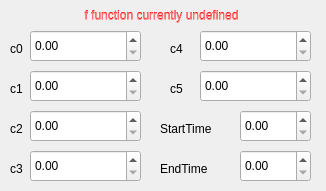
   <widget class="QWidget" name="pageTypeFunctionF">
    <widget class="QDoubleSpinBox" name="FuncFCoeff0">
     <property name="geometry">
      <rect>
       <x>30</x>
       <y>30</y>
       <width>111</width>
       <height>32</height>
      </rect>
     </property>
    </widget>
    <widget class="QDoubleSpinBox" name="FuncFendTime">
     <property name="geometry">
      <rect>
       <x>240</x>
       <y>150</y>
       <width>71</width>
       <height>32</height>
      </rect>
     </property>
    </widget>
    <widget class="QDoubleSpinBox" name="FuncFCoeff3">
     <property name="geometry">
      <rect>
       <x>30</x>
       <y>150</y>
       <width>111</width>
       <height>32</height>
      </rect>
     </property>
    </widget>
    <widget class="QDoubleSpinBox" name="FuncFstartTime">
     <property name="geometry">
      <rect>
       <x>240</x>
       <y>110</y>
       <width>71</width>
       <height>32</height>
      </rect>
     </property>
    </widget>
    <widget class="QDoubleSpinBox" name="FuncFCoeff5">
     <property name="geometry">
      <rect>
       <x>200</x>
       <y>70</y>
       <width>111</width>
       <height>32</height>
      </rect>
     </property>
    </widget>
    <widget class="QDoubleSpinBox" name="FuncFCoeff4">
     <property name="geometry">
      <rect>
       <x>200</x>
       <y>30</y>
       <width>111</width>
       <height>32</height>
      </rect>
     </property>
    </widget>
    <widget class="QDoubleSpinBox" name="FuncFCoeff1">
     <property name="geometry">
      <rect>
       <x>30</x>
       <y>70</y>
       <width>111</width>
       <height>32</height>
      </rect>
     </property>
    </widget>
    <widget class="QDoubleSpinBox" name="FuncFCoeff2">
     <property name="geometry">
      <rect>
       <x>30</x>
       <y>110</y>
       <width>111</width>
       <height>32</height>
      </rect>
     </property>
    </widget>
    <widget class="QLabel" name="funcFequation">
     <property name="geometry">
      <rect>
       <x>6</x>
       <y>6</y>
       <width>311</width>
       <height>18</height>
      </rect>
     </property>
     <property name="text">
      <string>&lt;html&gt;&lt;head/&gt;&lt;body&gt;&lt;p align=&quot;center&quot;&gt;&lt;span style=&quot; color:#ff0000;&quot;&gt;f function currently undefined&lt;/span&gt;&lt;/p&gt;&lt;/body&gt;&lt;/html&gt;</string>
     </property>
    </widget>
    <widget class="QLabel" name="label_7">
     <property name="geometry">
      <rect>
       <x>10</x>
       <y>40</y>
       <width>21</width>
       <height>18</height>
      </rect>
     </property>
     <property name="text">
      <string>c0</string>
     </property>
    </widget>
    <widget class="QLabel" name="label_8">
     <property name="geometry">
      <rect>
       <x>10</x>
       <y>80</y>
       <width>21</width>
       <height>18</height>
      </rect>
     </property>
     <property name="text">
      <string>c1</string>
     </property>
    </widget>
    <widget class="QLabel" name="label_9">
     <property name="geometry">
      <rect>
       <x>10</x>
       <y>120</y>
       <width>21</width>
       <height>18</height>
      </rect>
     </property>
     <property name="text">
      <string>c2</string>
     </property>
    </widget>
    <widget class="QLabel" name="label_10">
     <property name="geometry">
      <rect>
       <x>10</x>
       <y>160</y>
       <width>21</width>
       <height>18</height>
      </rect>
     </property>
     <property name="text">
      <string>c3</string>
     </property>
    </widget>
    <widget class="QLabel" name="label_31">
     <property name="geometry">
      <rect>
       <x>170</x>
       <y>40</y>
       <width>21</width>
       <height>18</height>
      </rect>
     </property>
     <property name="text">
      <string>c4</string>
     </property>
    </widget>
    <widget class="QLabel" name="label_32">
     <property name="geometry">
      <rect>
       <x>170</x>
       <y>80</y>
       <width>21</width>
       <height>18</height>
      </rect>
     </property>
     <property name="text">
      <string>c5</string>
     </property>
    </widget>
    <widget class="QLabel" name="label_33">
     <property name="geometry">
      <rect>
       <x>160</x>
       <y>120</y>
       <width>58</width>
       <height>18</height>
      </rect>
     </property>
     <property name="text">
      <string>StartTime</string>
     </property>
    </widget>
    <widget class="QLabel" name="label_34">
     <property name="geometry">
      <rect>
       <x>160</x>
       <y>160</y>
       <width>58</width>
       <height>18</height>
      </rect>
     </property>
     <property name="text">
      <string>EndTime</string>
     </property>
    </widget>
    <widget class="QLabel" name="funcFequationGrey">
     <property name="geometry">
      <rect>
       <x>6</x>
       <y>7</y>
       <width>311</width>
       <height>18</height>
      </rect>
     </property>
     <property name="text">
      <string>&lt;html&gt;&lt;head/&gt;&lt;body&gt;&lt;p align=&quot;center&quot;&gt;&lt;span style=&quot; color:#ff8080;&quot;&gt;f function currently undefined&lt;/span&gt;&lt;/p&gt;&lt;/body&gt;&lt;/html&gt;</string>
     </property>
    </widget>
   </widget>
